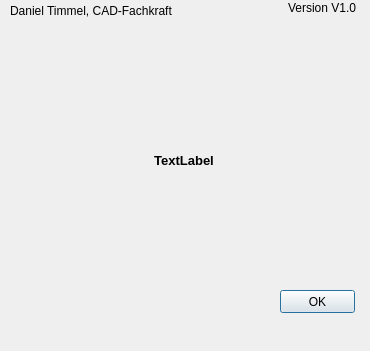
<?xml version="1.0" encoding="UTF-8"?>
<ui version="4.0">
 <class>Dialog</class>
 <widget class="QDialog" name="Dialog">
  <property name="windowModality">
   <enum>Qt::ApplicationModal</enum>
  </property>
  <property name="geometry">
   <rect>
    <x>0</x>
    <y>0</y>
    <width>370</width>
    <height>351</height>
   </rect>
  </property>
  <property name="windowTitle">
   <string>Logo</string>
  </property>
  <property name="modal">
   <bool>true</bool>
  </property>
  <widget class="QPushButton" name="OKButton">
   <property name="geometry">
    <rect>
     <x>280</x>
     <y>290</y>
     <width>75</width>
     <height>23</height>
    </rect>
   </property>
   <property name="text">
    <string>OK</string>
   </property>
  </widget>
  <widget class="QLabel" name="label">
   <property name="geometry">
    <rect>
     <x>0</x>
     <y>0</y>
     <width>371</width>
     <height>351</height>
    </rect>
   </property>
   <property name="text">
    <string/>
   </property>
   <property name="pixmap">
    <pixmap>Kreis-Logo.jpg</pixmap>
   </property>
   <property name="scaledContents">
    <bool>true</bool>
   </property>
  </widget>
  <widget class="QLabel" name="lab_1">
   <property name="geometry">
    <rect>
     <x>8</x>
     <y>150</y>
     <width>352</width>
     <height>20</height>
    </rect>
   </property>
   <property name="font">
    <font>
     <pointsize>10</pointsize>
     <weight>75</weight>
     <bold>true</bold>
    </font>
   </property>
   <property name="layoutDirection">
    <enum>Qt::LeftToRight</enum>
   </property>
   <property name="styleSheet">
    <string notr="true">color:rgb(0, 0, 0);</string>
   </property>
   <property name="text">
    <string>TextLabel</string>
   </property>
   <property name="alignment">
    <set>Qt::AlignCenter</set>
   </property>
  </widget>
  <widget class="QLabel" name="label_2">
   <property name="geometry">
    <rect>
     <x>10</x>
     <y>0</y>
     <width>211</width>
     <height>21</height>
    </rect>
   </property>
   <property name="text">
    <string>Daniel Timmel, CAD-Fachkraft</string>
   </property>
  </widget>
  <widget class="QLabel" name="label_3">
   <property name="geometry">
    <rect>
     <x>288</x>
     <y>0</y>
     <width>82</width>
     <height>16</height>
    </rect>
   </property>
   <property name="text">
    <string>Version V1.0</string>
   </property>
  </widget>
  <zorder>label</zorder>
  <zorder>OKButton</zorder>
  <zorder>lab_1</zorder>
  <zorder>label_2</zorder>
  <zorder>label_3</zorder>
 </widget>
 <resources/>
 <connections/>
</ui>
